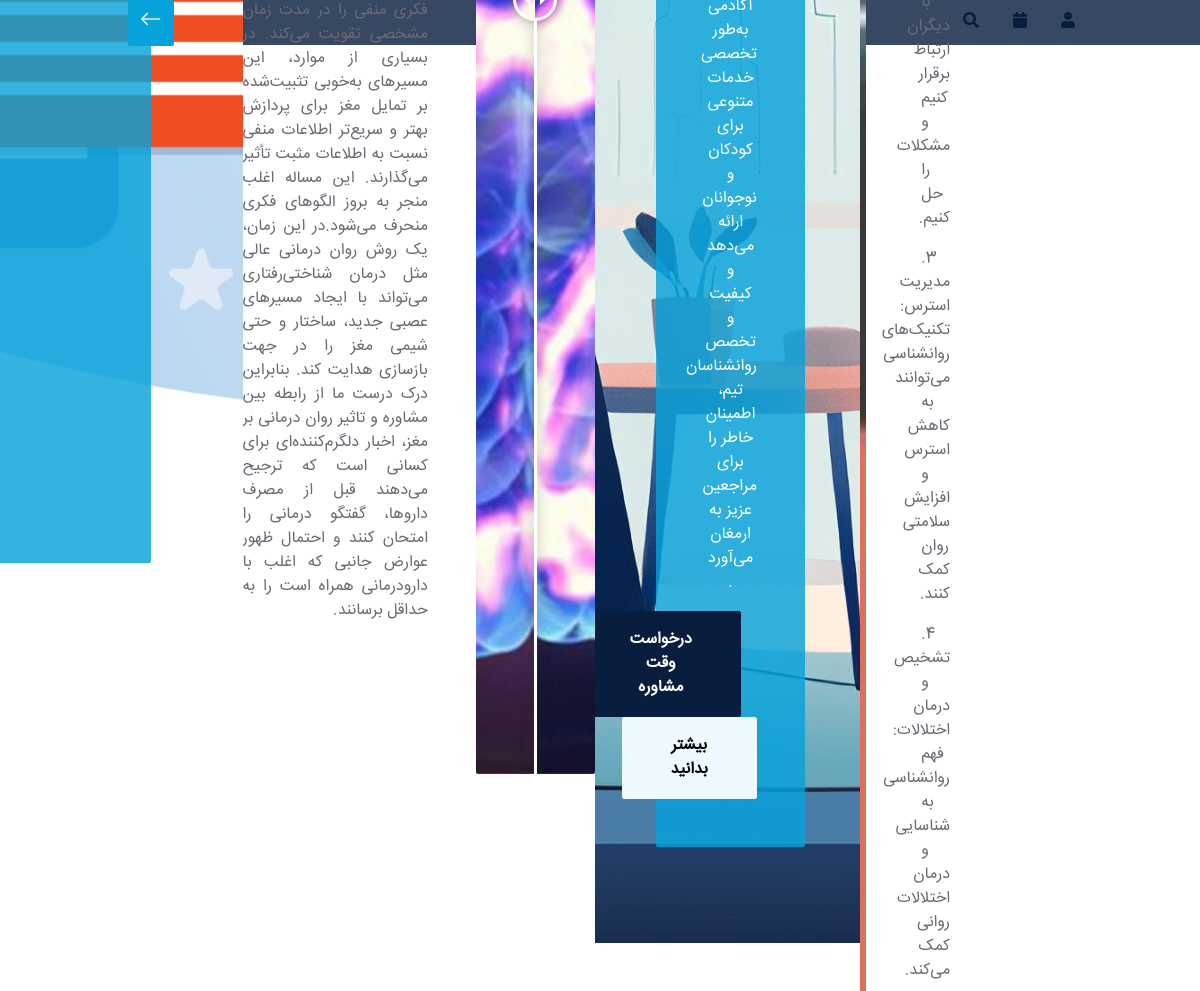
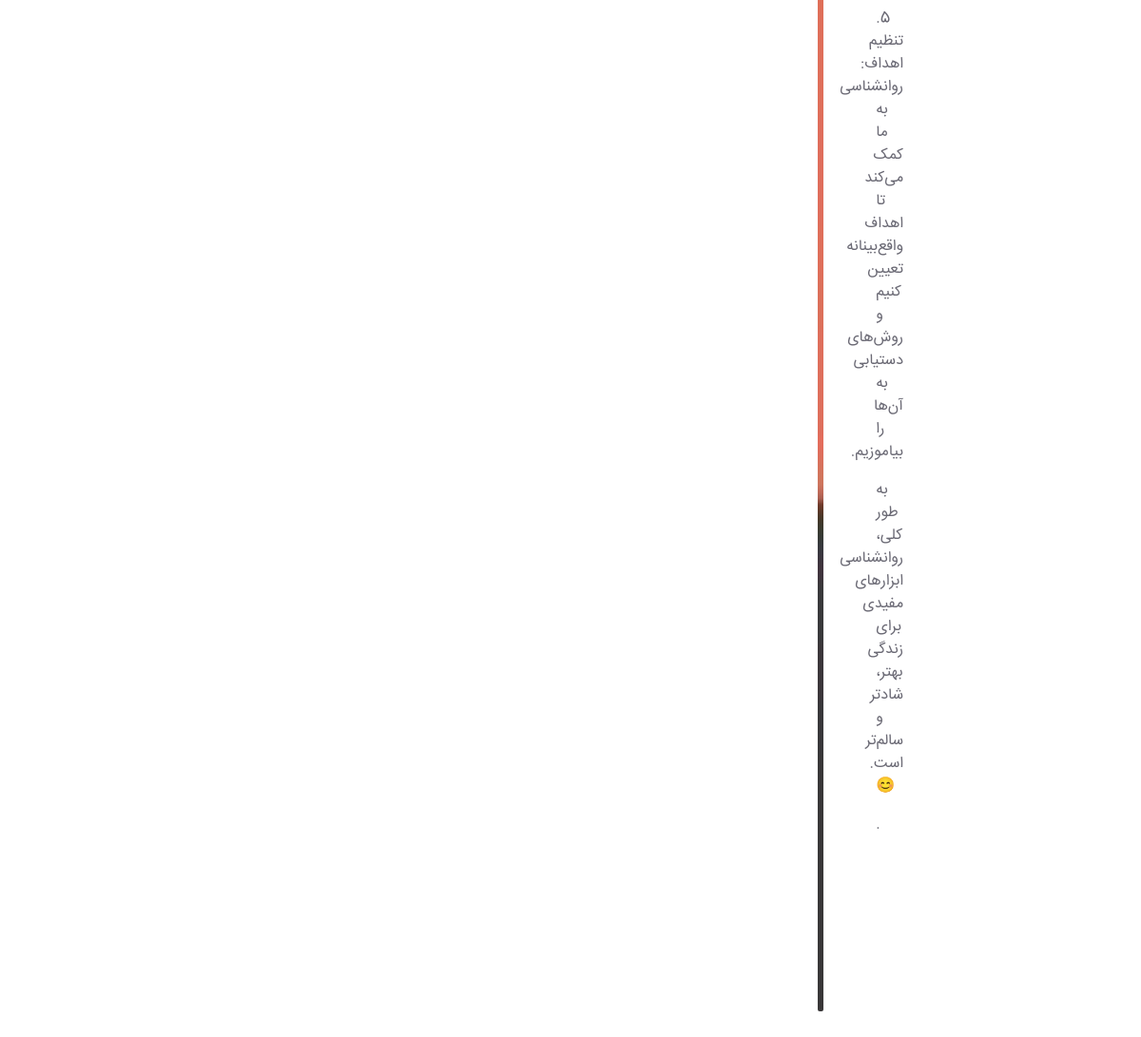
/, run on an earlier commit of the app's database (2 pictures, top to bottom).
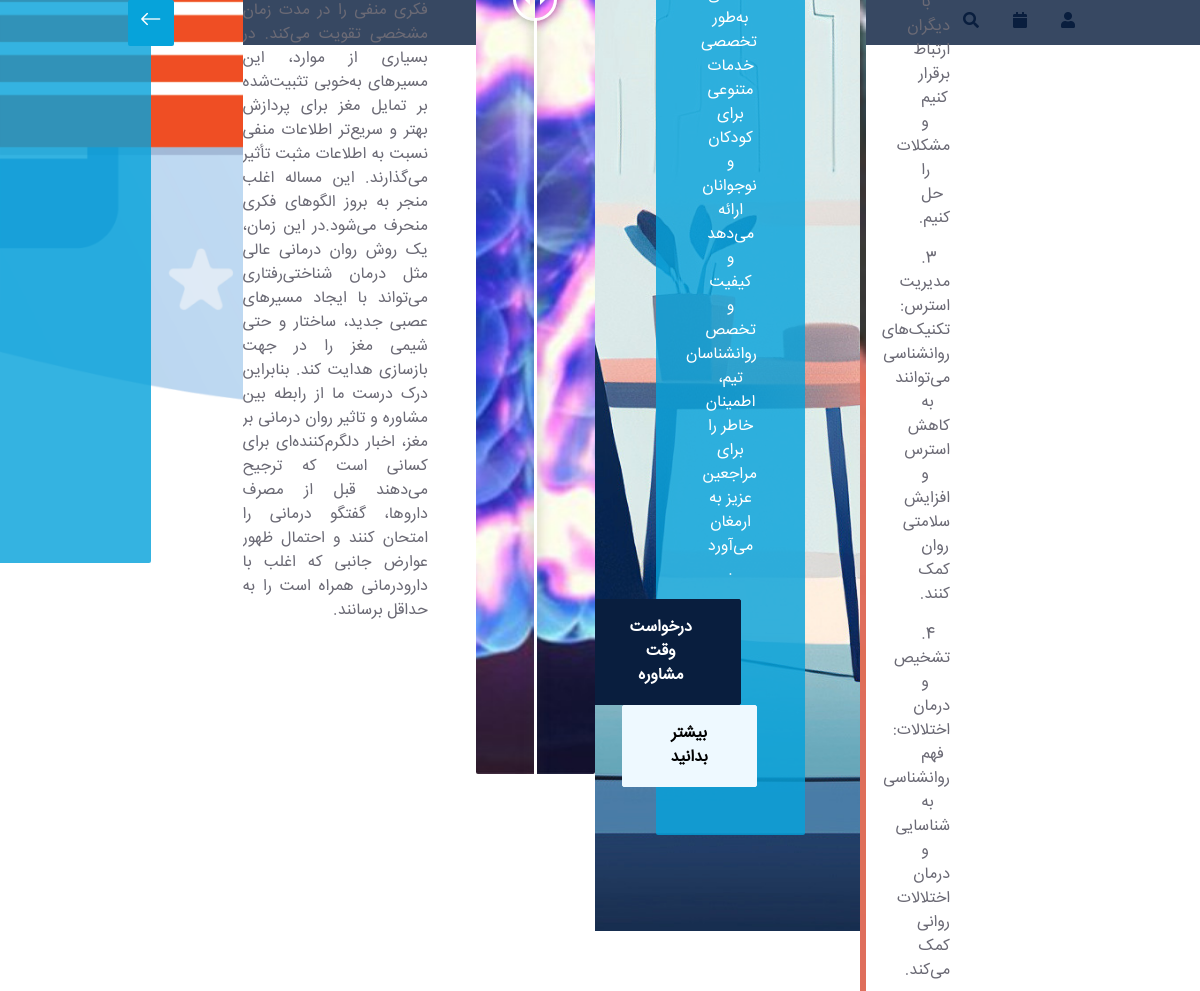
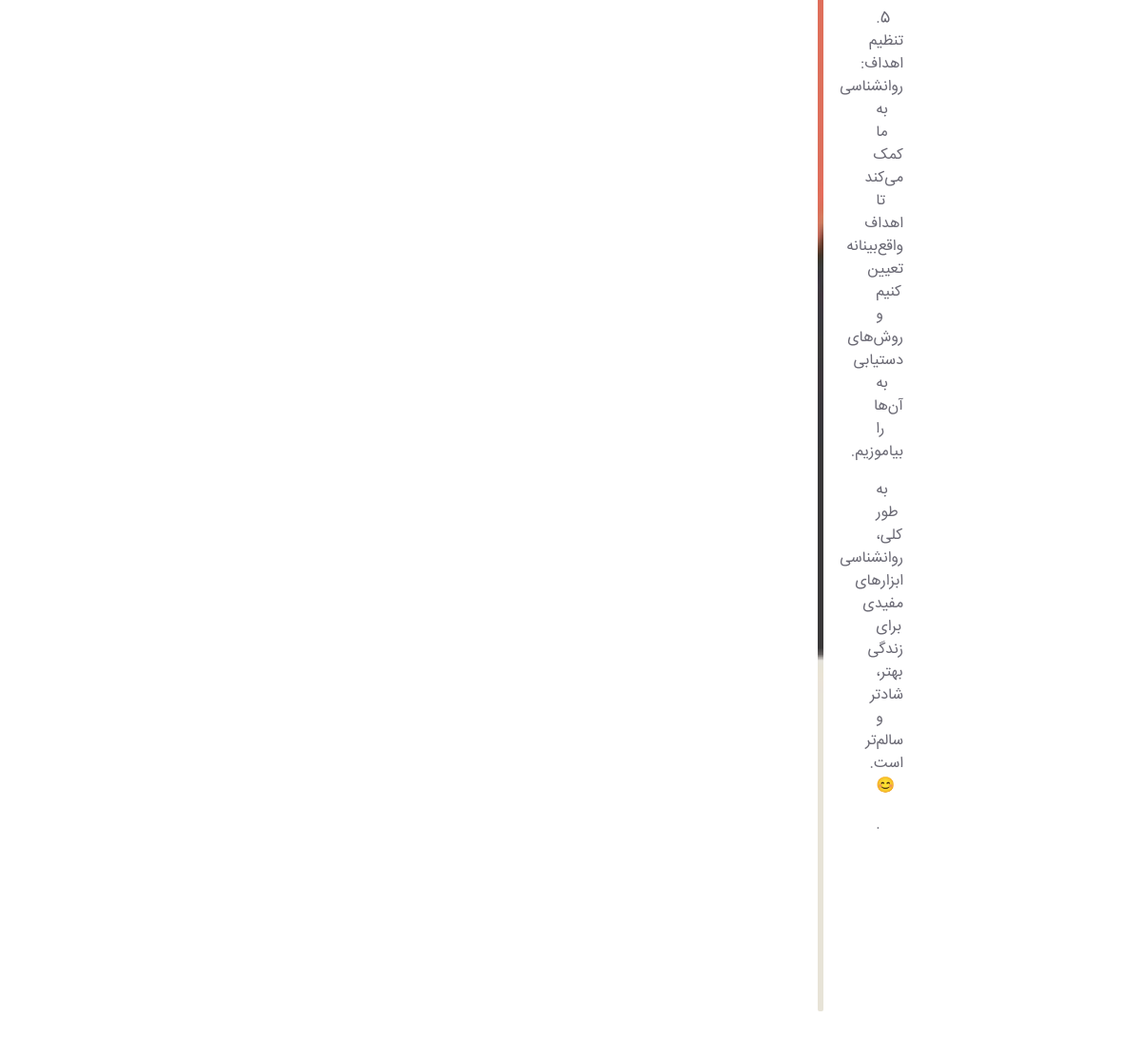
And on a later commit of the database (2 pictures, top to bottom).
### main_app/models.py (models this page shows, shortened)
class staticphotoClass (models.Model):
    key=models.CharField(max_length=15,verbose_name="کلید")
    img=models.ImageField(upload_to="photo",verbose_name="تصویر")
    title=models.CharField(max_length=100,null=True,verbose_name="عنوان")

### main_app/views.py (the view)
# urls.py: 2. Add a URL to urlpatterns:  path('', views.home, name='home')
def home(request):
    stc=staticcontentClass.objects.filter(key='home')
    stp=staticphotoClass.objects.filter(key='home')
    ct=contactClass.objects.all()[:3]
    cinfo=ClinicInfoClass.objects.all()
    if request.user.is_authenticated:
        reservation = reservationClass.objects.filter(user=request.user, status='cart')
        order=orderClass.objects.filter(user=request.user, status='cart').first()
    else:
        reservation = None
        order=None
    return render(request,'main_app/index.html',context={"cnt":stc, "ph":stp , "c":ct,"cinfo":cinfo,"reservation":reservation,"order":order})

### main_app/templates/main_app/index.html (shortened to what the changed rows need)
<!DOCTYPE html>
<html lang="en">
<head>
    {%load static%}
    <link href="https://cdnjs.cloudflare.com/ajax/libs/font-awesome/5.10.0/css/all.min.css" rel="stylesheet">
    <link href="https://cdn.jsdelivr.net/npm/bootstrap-icons@1.4.1/font/bootstrap-icons.css" rel="stylesheet">
    <link href="{%static 'main_app/'%}lib/owlcarousel/assets/owl.carousel.min.css" rel="stylesheet">
    <link href="{%static 'main_app/'%}lib/animate/animate.min.css" rel="stylesheet">
    <link href="{%static 'main_app/'%}lib/tempusdominus/css/tempusdominus-bootstrap-4.min.css" rel="stylesheet" />
    <link href="{%static 'main_app/'%}lib/twentytwenty/twentytwenty.css" rel="stylesheet" />
    <link href="{%static 'main_app/'%}css/bootstrap.min.css" rel="stylesheet">
    <link href="{%static 'main_app/'%}css/style.css" rel="stylesheet">
</head>
<body>
    <div class="container-fluid  px-5 d-none d-lg-block" style="font-family: myfont; background-color:#091e3ecf ">
            <div class="row gx-0" style="direction: rtl;">
                <div class="col-lg-8 text-center text-lg-start mb-2 mb-lg-0">
                    <div class="d-inline-flex align-items-center" style="height: 45px; margin-left: 390px;">
    <div class="container-fluid py-5 wow fadeInUp" data-wow-delay="0.1s" style="direction: rtl;">
        <div class="container">
            <div class="row g-5">
                <div class="col-lg-5" style="min-height: 500px;">
                    <div class="position-relative h-100">
                        <img class="position-absolute w-100 h-100 rounded wow zoomIn" data-wow-delay="0.9s" src= "{{ph.2.img.url}}" alt="روانشناسی" style="object-fit: cover;">
                    </div>
                </div>
            </div>
        </div>
    </div>
</body>
</html>

What changed in the data, as far as the page shows it:
changed staticphotoClass: img: a different picture
